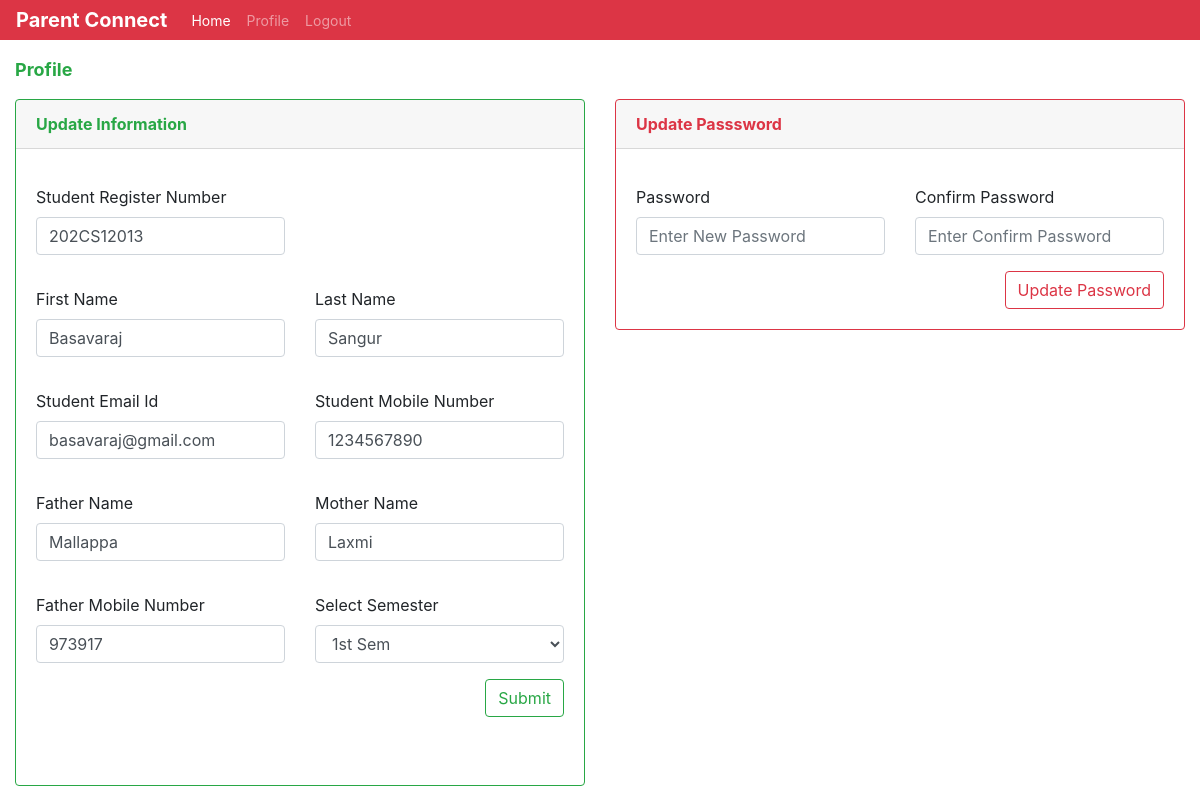
/parents/profile.php (signed in), run on an earlier commit of the app's database.
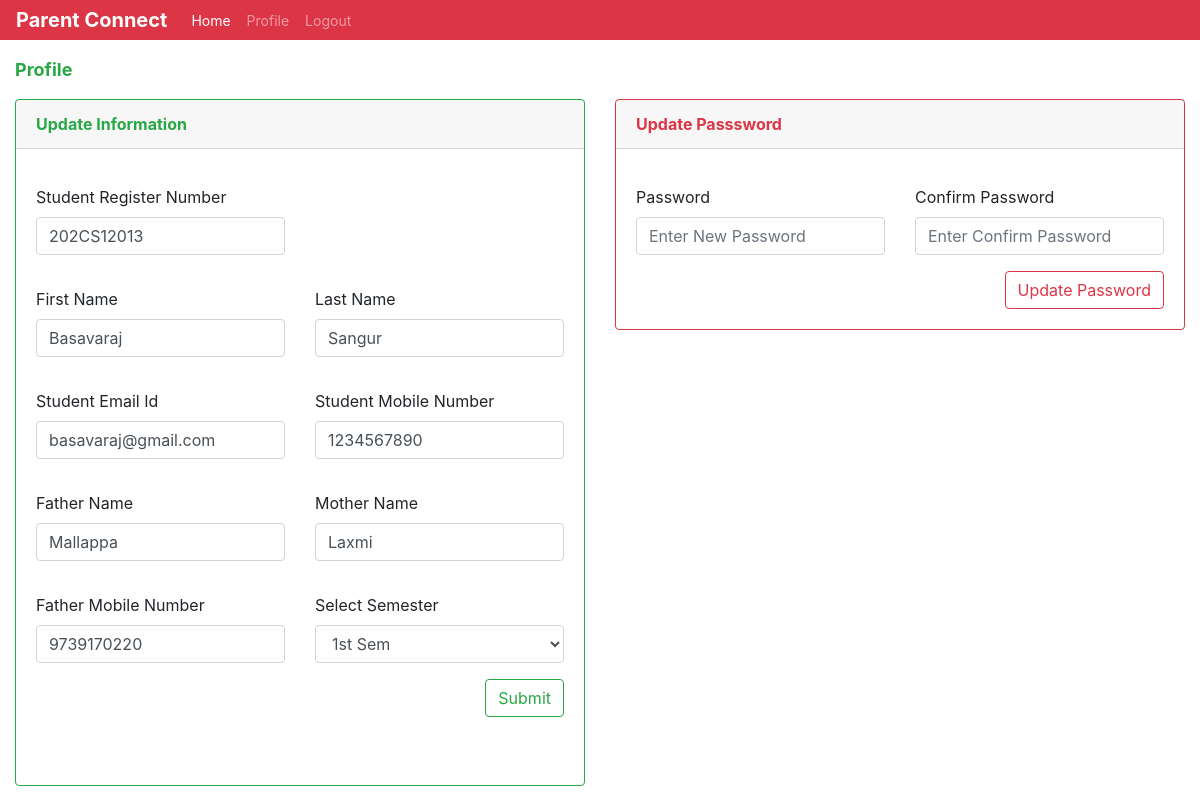
And on a later commit of the database.
### tables this page shows
CREATE TABLE IF NOT EXISTS `students_list` (
  `id` int(11) NOT NULL AUTO_INCREMENT,
  `roll_no` varchar(15) NOT NULL,
  `full_name` varchar(100) NOT NULL,
  `last_name` varchar(100) NOT NULL,
  `email_id` varchar(100) NOT NULL,
  `phone_number` double NOT NULL,
  `father_name` varchar(100) NOT NULL,
  `mother_name` varchar(100) NOT NULL,
  `dept_id` varchar(10) NOT NULL,
  `semester` int(11) NOT NULL,
  `password` varchar(50) NOT NULL DEFAULT 'Password@123',
  `father_mobile_number` double NOT NULL,
  PRIMARY KEY (`roll_no`) USING BTREE,
  UNIQUE KEY `id` (`id`),
  KEY `students_list_ibfk_1` (`dept_id`)
);

### parents/profile.php (the view, shortened to what the changed rows need)
<?php
include('./parents_header.php');
include('../db/dbcon.php');
$facultyId = $_SESSION['userData'][1];
$result = mysqli_query($con, "SELECT * FROM `students_list` WHERE `roll_no`='$facultyId'") or die(mysqli_error($con));
$row = mysqli_fetch_array($result);
?>
<!DOCTYPE html>
<html lang="en">
<head>
</head>
<body>
    <div class="container-fluid mt-3">
        <div class="row">
            <div class="col-md-6">
                <form method="POST" action="" autocomplete="off">
                    <div class="card border-success">
                        <div class="card-body">
                            <div class="row mt-3">
                                <div class="col-md-6">
                                    <div class="form-group">
                                        <label for="rollNo">Student Register Number</label>
                                        <input type="text" value="<?php echo $row[1]; ?>" class="form-control" name="rollNo" id="rollNo" placeholder="Register Number" required>
                                    </div>
                                </div>
                            </div>
                            <div class="row mt-3">
                                <div class="col-md-6">
                                    <div class="form-group">
                                        <label for="firstName">First Name</label>
                                        <input type="text" value="<?php echo $row[2]; ?>" class="form-control" name="firstName" id="firstName" placeholder="First Name" required>
                                    </div>
                                </div>
                                <div class="col-md-6">
                                    <div class="form-group">
                                        <label for="LastName">Last Name</label>
                                        <input type="text" value="<?php echo $row[3]; ?>" class="form-control" name="lastName" id="LastName" placeholder="Last Name" required>
                                    </div>
                                </div>
                            </div>
                            <div class="row mt-3">
                                <div class="col-md-6">
                                    <div class="form-group">
                                        <label for="studentEmail">Student Email Id</label>
                                        <input type="email" value="<?php echo $row[4]; ?>" class="form-control" name="studentEmail" id="studentEmail" placeholder="Email Id" required>
                                    </div>
                                </div>
                                <div class="col-md-6">
                                    <div class="form-group">
                                        <label for="studentMobile">Student Mobile Number</label>
                                        <input type="number" value="<?php echo $row[5]; ?>" class="form-control" name="studentMobile" id="studentMobile" placeholder="Student Phone Number" required>
                                    </div>
                                </div>
                            </div>
                            <div class="row mt-3">
                                <div class="col-md-6">
                                    <div class="form-group">
                                        <label for="fatherName">Father Name</label>
                                        <input type="text" value="<?php echo $row[6]; ?>" class="form-control" name="fatherName" id="fatherName" placeholder="Father Name" required>
                                    </div>
                                </div>
                                <div class="col-md-6">
                                    <div class="form-group">
                                        <label for="motherName">Mother Name</label>
                                        <input type="text" value="<?php echo $row[7]; ?>" class="form-control" name="motherName" id="motherName" placeholder="Mother Name" required>
                                    </div>
                                </div>
                            </div>
                            <div class="row mt-3">
                                <div class="col-md-6">
                                    <div class="form-group">
                                        <label for="fatherMobile">Father Mobile Number</label>
                                        <input type="number" value="<?php echo $row[11]; ?>" class="form-control" name="fatherMobile" id="fatherMobile" placeholder="Student Phone Number" required>
                                    </div>
                                </div>
                                <div class="col-md-6">
                                    <div class="form-group">
                                        <label for="sem">Select Semester</label>
                                        <select class="form-control" id="sem" name="sem" required>
                                            <option value="1" <?php echo $row[9] === '1' ? "selected" : "" ?>>1st Sem</option>
                                        </select>
                                    </div>
                                </div>
                            </div>
                        </div>
                    </div>
                </form>
            </div>
        </div>
    </div>
</body>
</html>

What changed in the data, as far as the page shows it:
changed students_list "202CS12013": fatherMobile "973917" → "9739170220"
